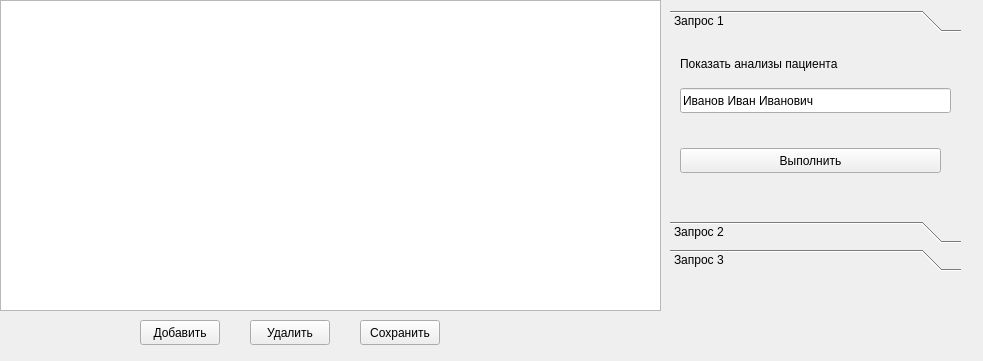
<?xml version="1.0" encoding="UTF-8"?>
<ui version="4.0">
 <class>Laboratory</class>
 <widget class="QWidget" name="Laboratory">
  <property name="geometry">
   <rect>
    <x>0</x>
    <y>0</y>
    <width>983</width>
    <height>361</height>
   </rect>
  </property>
  <property name="windowTitle">
   <string>Form</string>
  </property>
  <widget class="QTableView" name="tableView">
   <property name="geometry">
    <rect>
     <x>0</x>
     <y>0</y>
     <width>661</width>
     <height>311</height>
    </rect>
   </property>
  </widget>
  <widget class="QPushButton" name="pushButton">
   <property name="geometry">
    <rect>
     <x>140</x>
     <y>320</y>
     <width>80</width>
     <height>25</height>
    </rect>
   </property>
   <property name="text">
    <string>Добавить</string>
   </property>
  </widget>
  <widget class="QPushButton" name="pushButton_2">
   <property name="geometry">
    <rect>
     <x>250</x>
     <y>320</y>
     <width>80</width>
     <height>25</height>
    </rect>
   </property>
   <property name="text">
    <string>Удалить</string>
   </property>
  </widget>
  <widget class="QPushButton" name="pushButton_3">
   <property name="geometry">
    <rect>
     <x>360</x>
     <y>320</y>
     <width>80</width>
     <height>25</height>
    </rect>
   </property>
   <property name="text">
    <string>Сохранить</string>
   </property>
  </widget>
  <widget class="QToolBox" name="toolBox">
   <property name="geometry">
    <rect>
     <x>670</x>
     <y>10</y>
     <width>291</width>
     <height>261</height>
    </rect>
   </property>
   <property name="currentIndex">
    <number>0</number>
   </property>
   <widget class="QWidget" name="page">
    <property name="geometry">
     <rect>
      <x>0</x>
      <y>0</y>
      <width>291</width>
      <height>168</height>
     </rect>
    </property>
    <attribute name="label">
     <string>Запрос 1</string>
    </attribute>
    <widget class="QLineEdit" name="quest1query">
     <property name="geometry">
      <rect>
       <x>10</x>
       <y>50</y>
       <width>271</width>
       <height>25</height>
      </rect>
     </property>
     <property name="text">
      <string>Иванов Иван Иванович</string>
     </property>
    </widget>
    <widget class="QPushButton" name="doIt">
     <property name="geometry">
      <rect>
       <x>10</x>
       <y>110</y>
       <width>261</width>
       <height>25</height>
      </rect>
     </property>
     <property name="text">
      <string>Выполнить</string>
     </property>
    </widget>
    <widget class="QLabel" name="label">
     <property name="geometry">
      <rect>
       <x>10</x>
       <y>0</y>
       <width>221</width>
       <height>51</height>
      </rect>
     </property>
     <property name="text">
      <string>Показать анализы пациента</string>
     </property>
    </widget>
   </widget>
   <widget class="QWidget" name="page_2">
    <property name="geometry">
     <rect>
      <x>0</x>
      <y>0</y>
      <width>291</width>
      <height>168</height>
     </rect>
    </property>
    <attribute name="label">
     <string>Запрос 2</string>
    </attribute>
    <widget class="QLabel" name="label_2">
     <property name="geometry">
      <rect>
       <x>10</x>
       <y>0</y>
       <width>231</width>
       <height>51</height>
      </rect>
     </property>
     <property name="text">
      <string>Показать заявки из больницы №</string>
     </property>
    </widget>
    <widget class="QPushButton" name="doIt2">
     <property name="geometry">
      <rect>
       <x>10</x>
       <y>110</y>
       <width>261</width>
       <height>25</height>
      </rect>
     </property>
     <property name="text">
      <string>Выполнить</string>
     </property>
    </widget>
    <widget class="QSpinBox" name="questquery2">
     <property name="geometry">
      <rect>
       <x>230</x>
       <y>10</y>
       <width>45</width>
       <height>26</height>
      </rect>
     </property>
    </widget>
   </widget>
   <widget class="QWidget" name="page_3">
    <property name="geometry">
     <rect>
      <x>0</x>
      <y>0</y>
      <width>291</width>
      <height>168</height>
     </rect>
    </property>
    <attribute name="label">
     <string>Запрос 3</string>
    </attribute>
    <widget class="QLabel" name="label_3">
     <property name="geometry">
      <rect>
       <x>10</x>
       <y>20</y>
       <width>261</width>
       <height>17</height>
      </rect>
     </property>
     <property name="text">
      <string>Показать все завяки от врача</string>
     </property>
    </widget>
    <widget class="QPushButton" name="doit3">
     <property name="geometry">
      <rect>
       <x>60</x>
       <y>110</y>
       <width>171</width>
       <height>25</height>
      </rect>
     </property>
     <property name="text">
      <string>Выполнить</string>
     </property>
    </widget>
    <widget class="QLineEdit" name="quest1query_2">
     <property name="geometry">
      <rect>
       <x>0</x>
       <y>50</y>
       <width>271</width>
       <height>25</height>
      </rect>
     </property>
     <property name="text">
      <string>Зайцев Никита Алексеевич</string>
     </property>
    </widget>
   </widget>
  </widget>
 </widget>
 <resources/>
 <connections/>
</ui>
